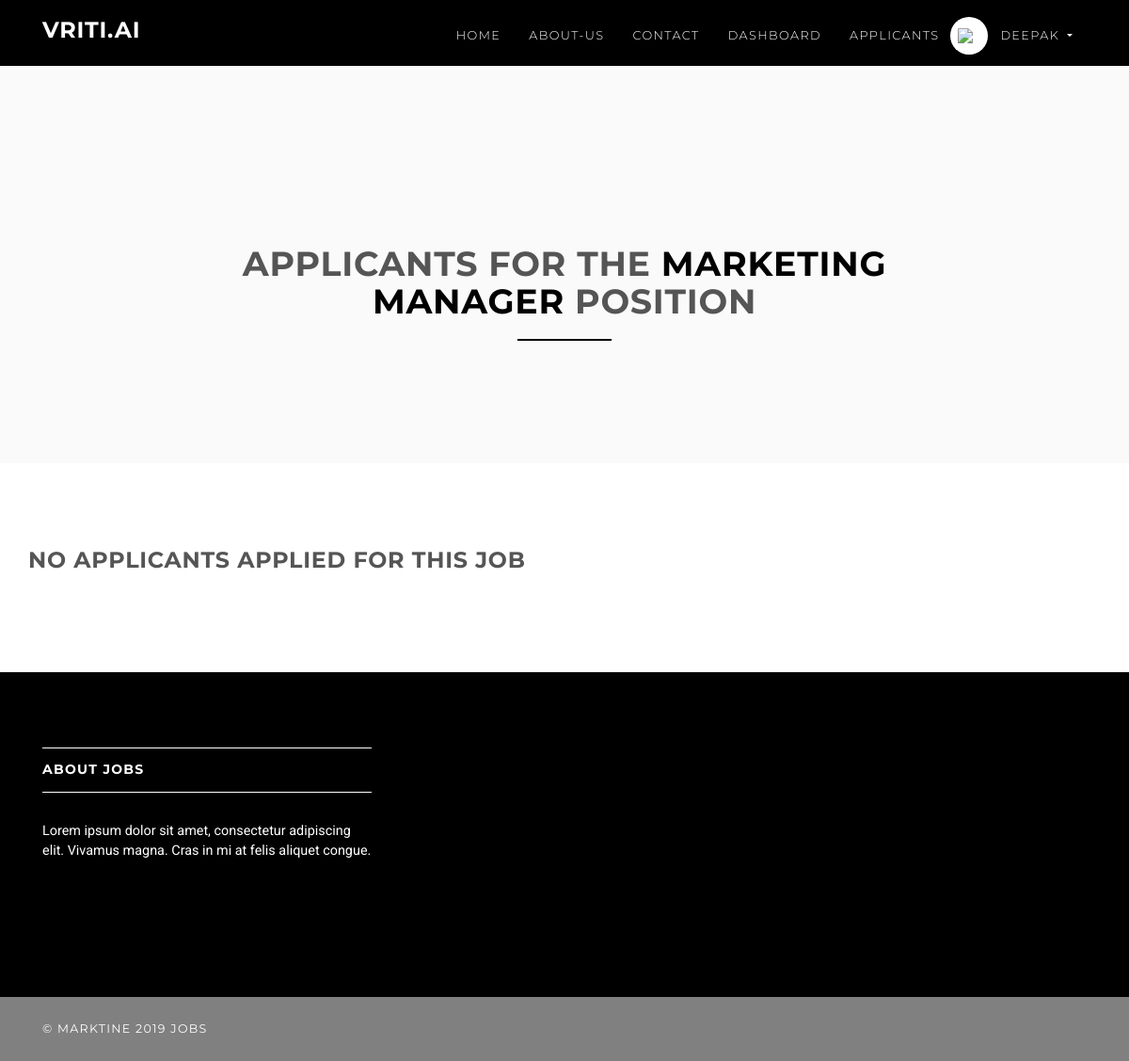
The app's page /employer/dashboard/applicants/1 (signed in), older data.
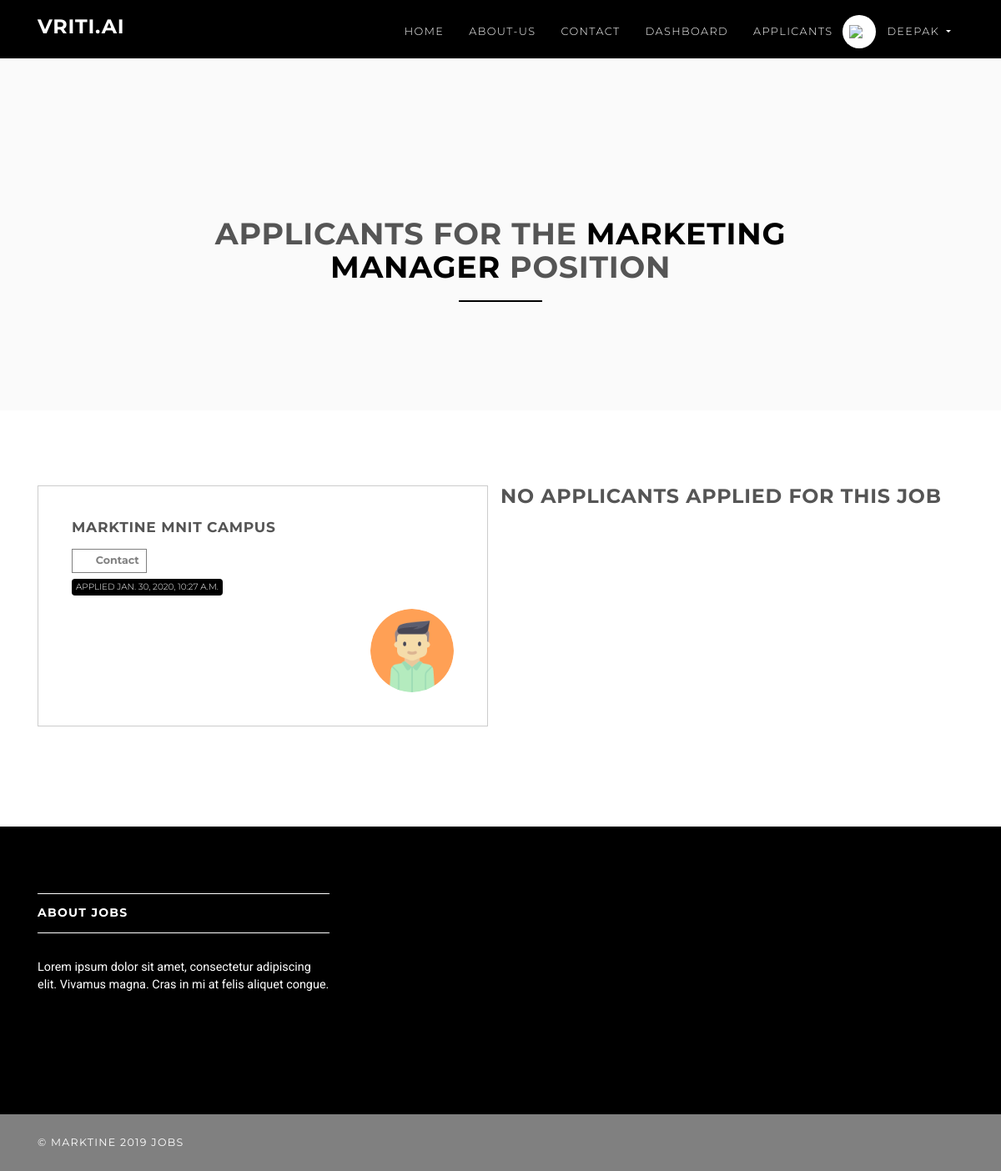
The same page, newer data.
### jobsapp/models.py (models this page shows, shortened)
class Applicant(models.Model):
    user = models.ForeignKey(User, on_delete=models.CASCADE)
    job = models.ForeignKey(Job, on_delete=models.CASCADE, related_name='applicants')
    created_at = models.DateTimeField(default=timezone.now)

### accounts/models.py (models this page shows, shortened)
class User(AbstractUser):
    username = None
    role = models.CharField(max_length=12, error_messages={
        'required': "Role must be provided"
    })
    gender = models.CharField(max_length=10, blank=True, null=True, default="")
    email = models.EmailField(unique=True, blank=False,
                              error_messages={
                                  'unique': "A user with that email already exists.",
                              })
    middle_name = models.CharField(max_length=78, blank=True, null=True, default="")
    job_title = models.CharField(max_length=78, blank=True, null=True, default="")
    tot_exp_yr = models.CharField(max_length=78, blank=True, null=True, default="")
    tot_exp_mon = models.CharField(max_length=78, blank=True, null=True, default="")
    dob_city = models.CharField(max_length=78, blank=True, null=True, default="")
    dob_state = models.CharField(max_length=78, blank=True, null=True, default="")
    dob = models.CharField(max_length=78, blank=True, null=True, default="")
    city= models.CharField(max_length=78, blank=True, null=True, default="")
    state = models.CharField(max_length=78, blank=True, null=True, default="")
    country = models.CharField(max_length=78, blank=True, null=True, default="")
    pin = models.CharField(max_length=78, blank=True, null=True, default="")
    tel= models.CharField(max_length=78, blank=True, null=True, default="")
    mob= models.CharField(max_length=78, blank=True, null=True, default="")
    address= models.CharField(max_length=78, blank=True, null=True, default="")
    USERNAME_FIELD = "email"
    REQUIRED_FIELDS = []
    objects = UserManager()

### jobsapp/views/employer.py (the view)
# urls.py: path('applicants/<int:job_id>', ApplicantPerJobView.as_view(), name='employer-dashboard-applicants'),
class ApplicantPerJobView(ListView):
    model = Applicant
    template_name = 'jobs/employer/applicants.html'
    context_object_name = 'applicants'
    paginate_by = 1
    @method_decorator(login_required(login_url=reverse_lazy('accounts:login')))
    @method_decorator(user_is_employer)
    def dispatch(self, request, *args, **kwargs):
        return super().dispatch(self.request, *args, **kwargs)
    def get_queryset(self):
        return Applicant.objects.filter(job_id=self.kwargs['job_id']).order_by('id')
    def get_context_data(self, **kwargs):
        context = super().get_context_data(**kwargs)
        context['job'] = Job.objects.get(id=self.kwargs['job_id'])
        return context

### templates/jobs/employer/applicants.html (shortened to what the changed rows need)
{% extends 'base.html' %}
{% load static %}
{% block content %}
    <section class="bg-light-gray">
        <div class="container">
            <div class="row">
                <div class="col-lg-8 mx-auto">
                    <h1 class="heading">Applicants for the <span class="accent">{{ job.title }}</span> position</h1>
                </div>
            </div>
        </div>
    </section>
    <section>
        <div class="container">
            <div class="row">
                {% for applicant in applicants %}
                    <div class="col-lg-6">
                        <div class="box applicant">
                            <h4>{{ applicant.user.get_full_name }}</h4>
                            <a href="#" data-toggle="modal" data-target="#contact-modal"
                               class="btn btn-outline-white-secondary btn-sm">
                                <i class="fa fa-envelope"></i>Contact
                            </a>
                            <p>
                                <span class="badge badge-info">Applied {{ applicant.created_at.astimezone }}</span>
                            </p>
                            <div class="d-flex justify-content-between">
                                <p class="intro"></p>
                                <div class="image">
                                    <img src="{% static 'img/avatar.png' %}" alt=""
                                         class="img-fluid rounded-circle">
                                </div>
                            </div>
                        </div>
                    </div>
                {% endfor %}
            </div>
        </div>
    </section>
{% endblock %}

Row changes from the older to the newer data that the page shows:
added Applicant: user.get_full_name "MARKTINE MNIT CAMPUS", created_at.astimezone "JAN. 30, 2020, 10:27 A.M."
